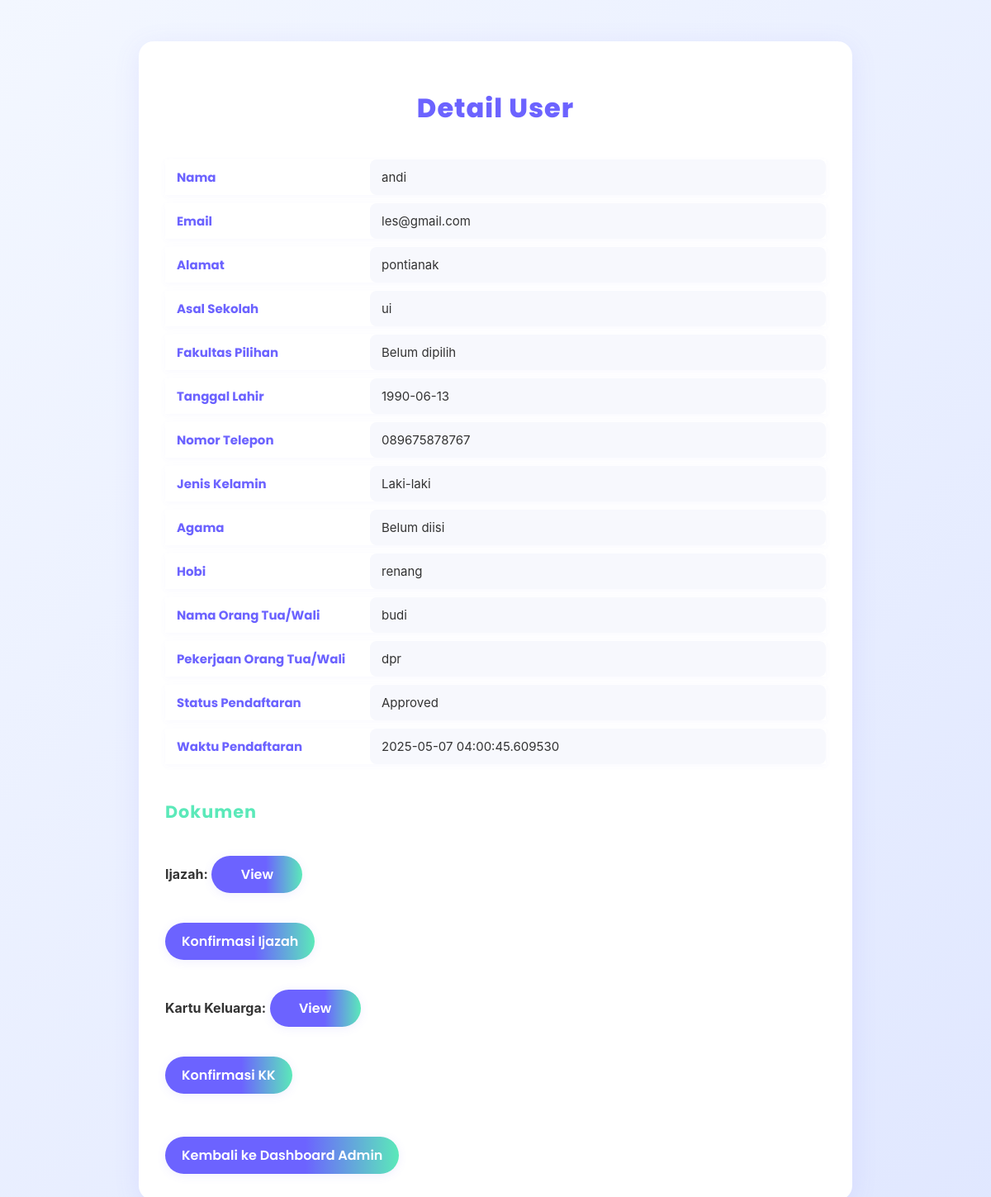
/user_detail/1, run on an earlier commit of the app's database.
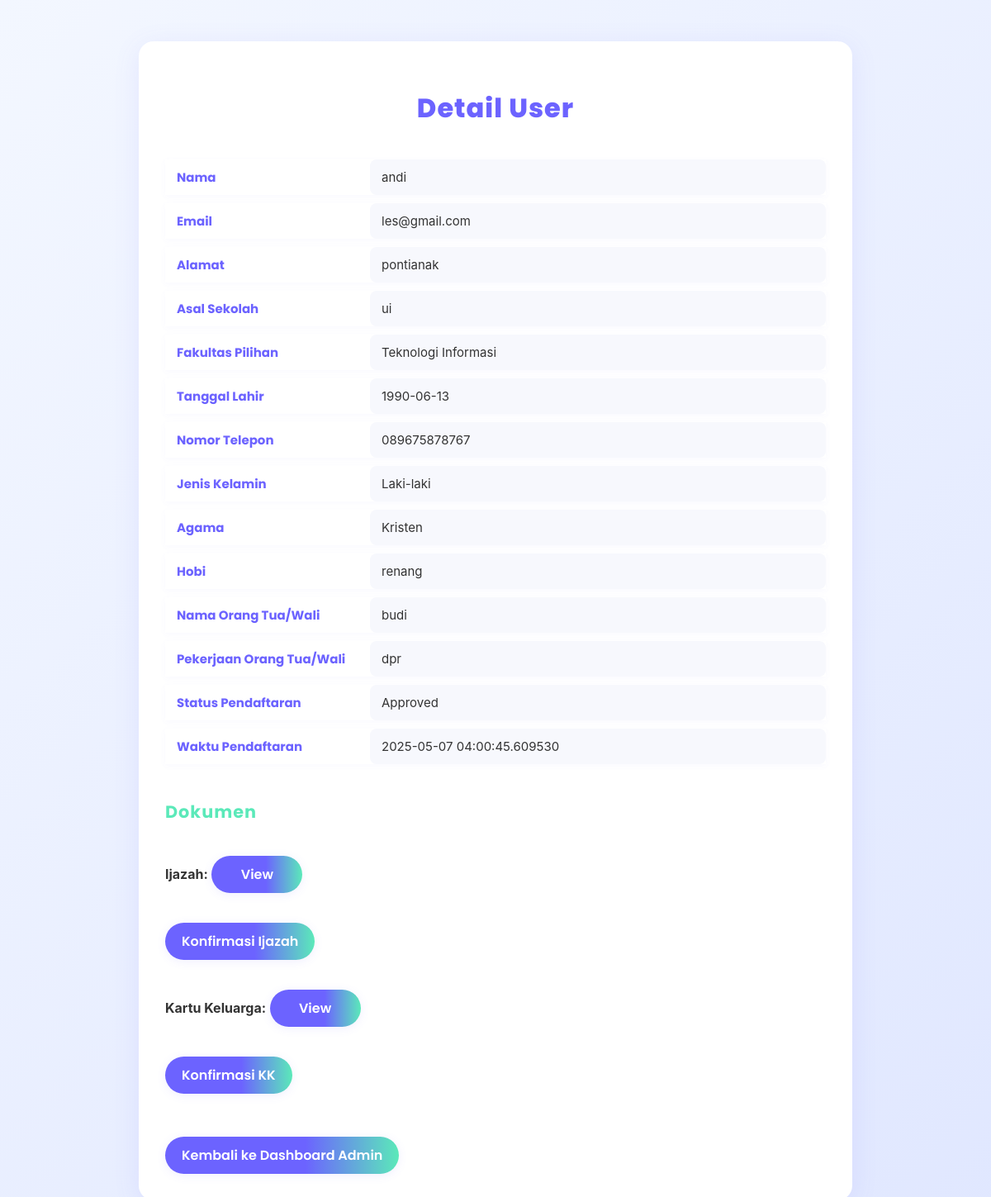
And on a later commit of the database.
### models.py (models this page shows)
class User(db.Model):
    id = db.Column(db.Integer, primary_key=True)
    name = db.Column(db.String(100), nullable=False)
    email = db.Column(db.String(100), unique=True, nullable=False)
    password = db.Column(db.String(100), nullable=False)
    address = db.Column(db.String(200))
    school = db.Column(db.String(100))
    birth_date = db.Column(db.Date)
    phone = db.Column(db.String(15))
    gender = db.Column(db.String(10))
    hobby = db.Column(db.String(100))
    parent_name = db.Column(db.String(100))
    parent_job = db.Column(db.String(100))
    ijazah = db.Column(db.String(200))  # Link ke file ijazah
    kk = db.Column(db.String(200))  # Link ke file kartu keluarga
    ijazah_confirmed = db.Column(db.Boolean, default=False)  # Status konfirmasi ijazah
    kk_confirmed = db.Column(db.Boolean, default=False)  # Status konfirmasi KK
    status = db.Column(db.String(20), default='Pending')  # Pending, Approved, Rejected
    created_at = db.Column(db.DateTime, default=datetime.utcnow)  # Waktu pendaftaran
    payment_status = db.Column(db.String(20), default='Pending')  # Pending, Approved, Rejected
    payment_proof = db.Column(db.String(200))  # Path ke file bukti pembayaran
    is_action_taken = db.Column(db.Boolean, default=False)  # True jika admin sudah mengambil tindakan
    is_payment_action_taken = db.Column(db.Boolean, default=False)  # True jika admin sudah mengambil tindakan pada pembayaran
    faculty = db.Column(db.String(100))  # Fakultas pilihan user
    religion = db.Column(db.String(30))  # Tambahkan ini

### app.py (the view)
@app.route('/user_detail/<int:user_id>')
def user_detail(user_id):
    user = User.query.get(user_id)
    if not user:
        flash('User tidak ditemukan.')
        return redirect(url_for('dashboard_admin'))
    return render_template('user_detail.html', user=user)

### templates/user_detail.html (shortened to what this page needs)
<!DOCTYPE html>
<html>
<head>
    <link rel="stylesheet" type="text/css" href="{{ url_for('static', filename='css/detail.css') }}">
</head>
<body>
    <div class="container">
        <h1>Detail User</h1>
        <table class="user-detail-table">
            <tr>
                <th>Nama</th>
                <td>{{ user.name }}</td>
            </tr>
            <tr>
                <th>Email</th>
                <td>{{ user.email }}</td>
            </tr>
            <tr>
                <th>Alamat</th>
                <td>{{ user.address or 'Belum diisi' }}</td>
            </tr>
            <tr>
                <th>Asal Sekolah</th>
                <td>{{ user.school or 'Belum diisi' }}</td>
            </tr>
            <tr>
                <th>Fakultas Pilihan</th>
                <td>{{ user.faculty or 'Belum dipilih' }}</td>
            </tr>
            <tr>
                <th>Tanggal Lahir</th>
                <td>{{ user.birth_date or 'Belum diisi' }}</td>
            </tr>
            <tr>
                <th>Nomor Telepon</th>
                <td>{{ user.phone or 'Belum diisi' }}</td>
            </tr>
            <tr>
                <th>Jenis Kelamin</th>
                <td>{{ user.gender or 'Belum diisi' }}</td>
            </tr>
            <tr>
                <th>Agama</th>
                <td>{{ user.religion or 'Belum diisi' }}</td>
            </tr>
            <tr>
                <th>Hobi</th>
                <td>{{ user.hobby or 'Belum diisi' }}</td>
            </tr>
            <tr>
                <th>Nama Orang Tua/Wali</th>
                <td>{{ user.parent_name or 'Belum diisi' }}</td>
            </tr>
            <tr>
                <th>Pekerjaan Orang Tua/Wali</th>
                <td>{{ user.parent_job or 'Belum diisi' }}</td>
            </tr>
            <tr>
                <th>Status Pendaftaran</th>
                <td>{{ user.status }}</td>
            </tr>
            <tr>
                <th>Waktu Pendaftaran</th>
                <td>{{ user.created_at }}</td>
            </tr>
        </table>
        <div class="document-section">
            <div class="section-title">Dokumen</div>
            <p><strong>Ijazah:</strong>
                {% if user.ijazah %}
                    <button onclick="viewDocument(['{{ url_for('static', filename=user.ijazah) }}'])" class="btn btn-blue">View</button>
                    {% if not user.ijazah_confirmed %}
                        <form method="POST" action="{{ url_for('confirm_documents', user_id=user.id) }}" style="display: inline;">
                            <button type="submit" name="document" value="ijazah" class="btn btn-green">Konfirmasi Ijazah</button>
                        </form>
                    {% else %}
                        <span class="status complete">✔ Sudah dikonfirmasi</span>
                    {% endif %}
                {% else %}
                    Belum diunggah
                {% endif %}
            </p>
            <p><strong>Kartu Keluarga:</strong>
                {% if user.kk %}
                    <button onclick="viewDocument(['{{ url_for('static', filename=user.kk) }}'])" class="btn btn-blue">View</button>
                    {% if not user.kk_confirmed %}
                        <form method="POST" action="{{ url_for('confirm_documents', user_id=user.id) }}" style="display: inline;">
                            <button type="submit" name="document" value="kk" class="btn btn-green">Konfirmasi KK</button>
                        </form>
                    {% else %}
                        <span class="status complete">✔ Sudah dikonfirmasi</span>
                    {% endif %}
                {% else %}
                    Belum diunggah
                {% endif %}
            </p>
        </div>
        <a href="{{ url_for('dashboard_admin') }}" class="btn btn-blue">Kembali ke Dashboard Admin</a>
    </div>
</body>
</html>

What changed in the data, as far as the page shows it:
changed User "andi": faculty "Belum dipilih" → "Teknologi Informasi"; religion "Belum diisi" → "Kristen"
